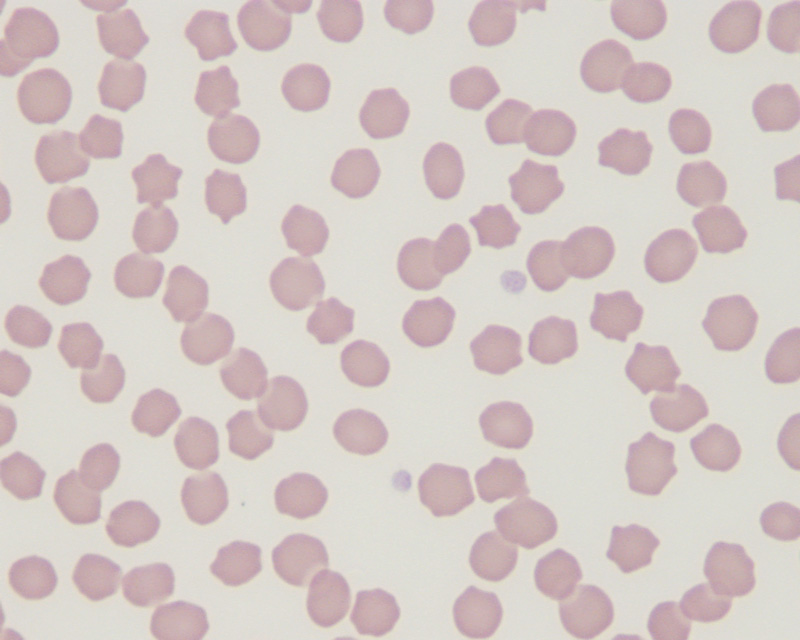
%> input picture Kasus10.jpg, 800 x 640 px
$ octave watershed_do.m   (GNU Octave 9; MATLAB toolbox functions it lacks are replaced by stand-ins)
%> lines starting %> are read from the running program, lines starting %| are printed output that depends on the picture; in (x1, y1, x2, y2) boxes, pixels count from 0 and x2, y2 are one past the last pixel; in counts of white or black regions, pixels touching at a corner belong together; the program's own positions count from 1
close all; clear; clc;
A = imread('Kasus10.jpg');
%> A is the input picture: size 640x800x3 uint8; mean R, G, B 213.1, 201.6, 198.6
B = rgb2gray(A);
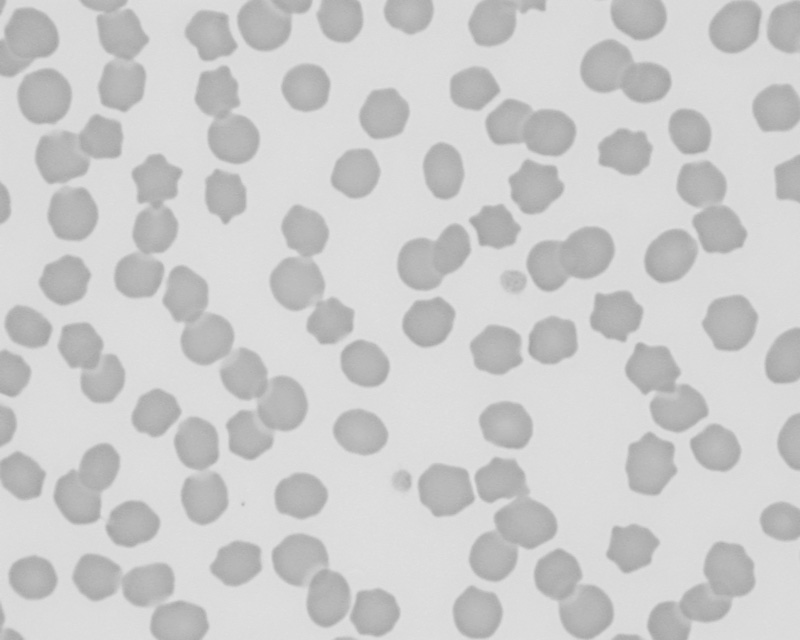
%> B: size 640x800 uint8; min 162, max 225, mean 204.7
B = ~im2bw(B,graythresh(B));
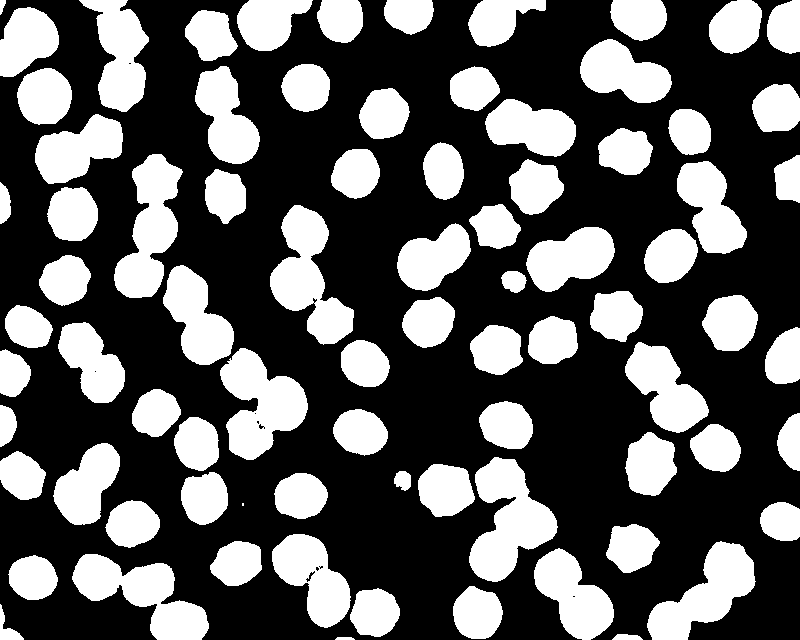
%> B: size 640x800 logical; 36.3% white; 81 white regions (1 under 20 px), largest, box (x1, y1, x2, y2) and area: (469, 457, 558, 582) 6052, (270, 205, 354, 345) 5675, (220, 348, 308, 460) 5657
B = imfill(B,'holes');
%> B: size 640x800 logical; 36.3% white; 81 white regions (1 under 20 px), largest, box (x1, y1, x2, y2) and area: (469, 457, 558, 582) 6052, (270, 205, 354, 345) 5686, (220, 348, 308, 460) 5679

D = -bwdist(~B);
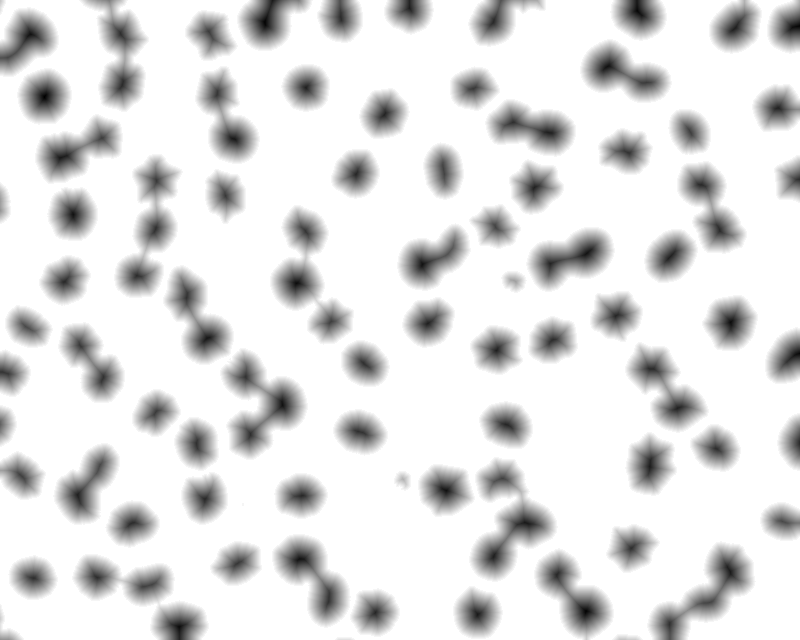
%> D: size 640x800 single; min -26.93, max 0, mean -3.1; drawn with min black and max white
mask = imextendedmin(D,2);
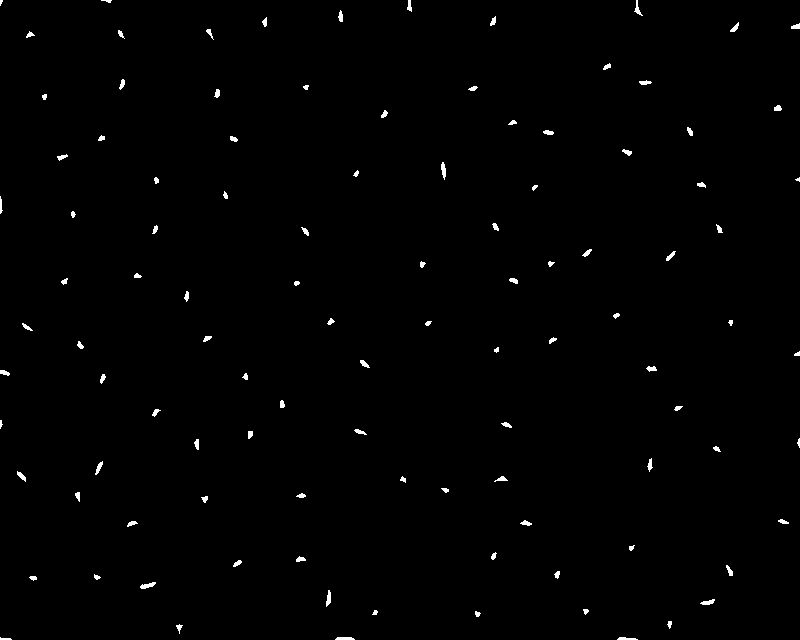
%> mask: size 640x800 logical; 0.69% white; 106 white regions (5 under 20 px), largest, box (x1, y1, x2, y2) and area: (140, 582, 156, 589) 63, (441, 162, 446, 180) 60, (326, 590, 331, 607) 57
D2 = imimposemin(D,mask);
Ld2 = watershed(D2);
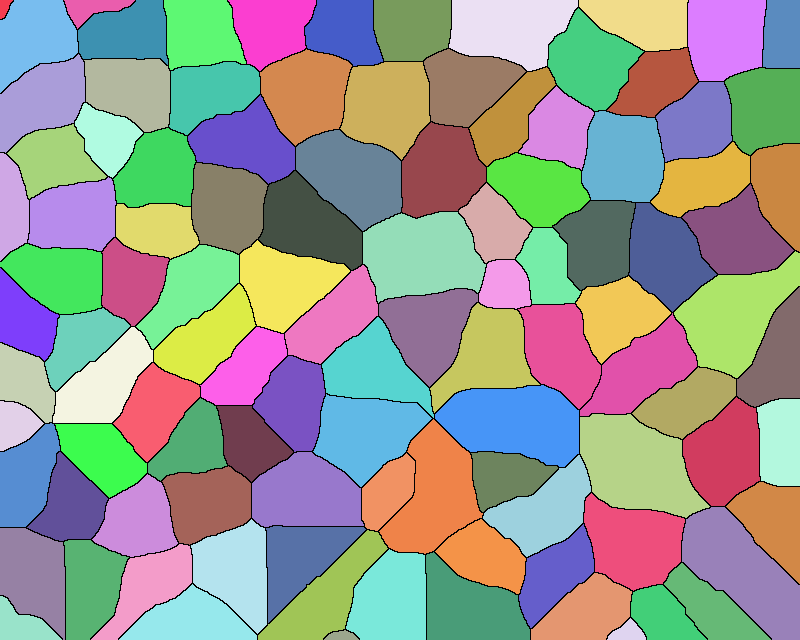
%> Ld2: size 640x800 uint8; 107 distinct labels, from 0 to 106; one colour per label, 0 black
bw = B;
bw(Ld2 == 0) = 0;
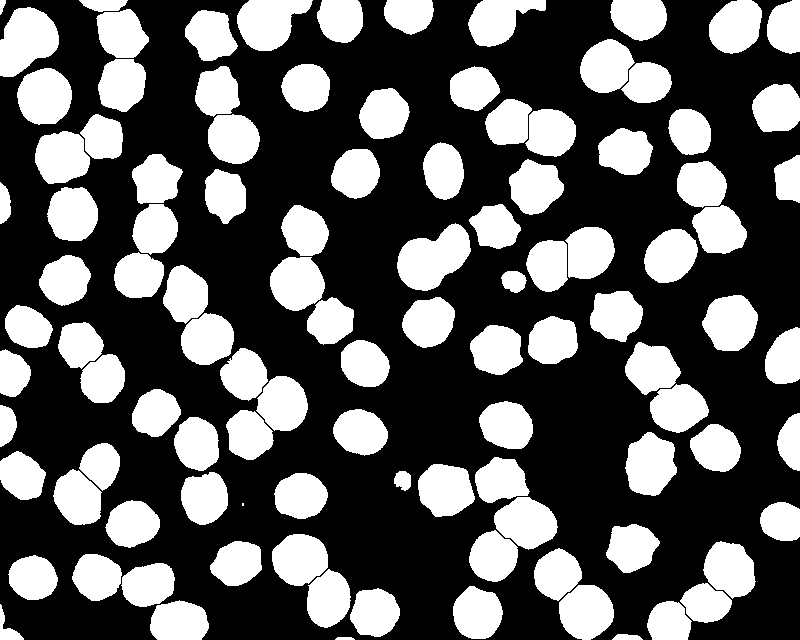
%> bw: size 640x800 logical; 36.2% white; 107 white regions (1 under 20 px), largest, box (x1, y1, x2, y2) and area: (397, 223, 471, 291) 3186, (0, 7, 59, 77) 2909, (237, 0, 313, 51) 2620

%imwrite(bw, 'bwzShedKasus10.jpg');
imshow(bw);
